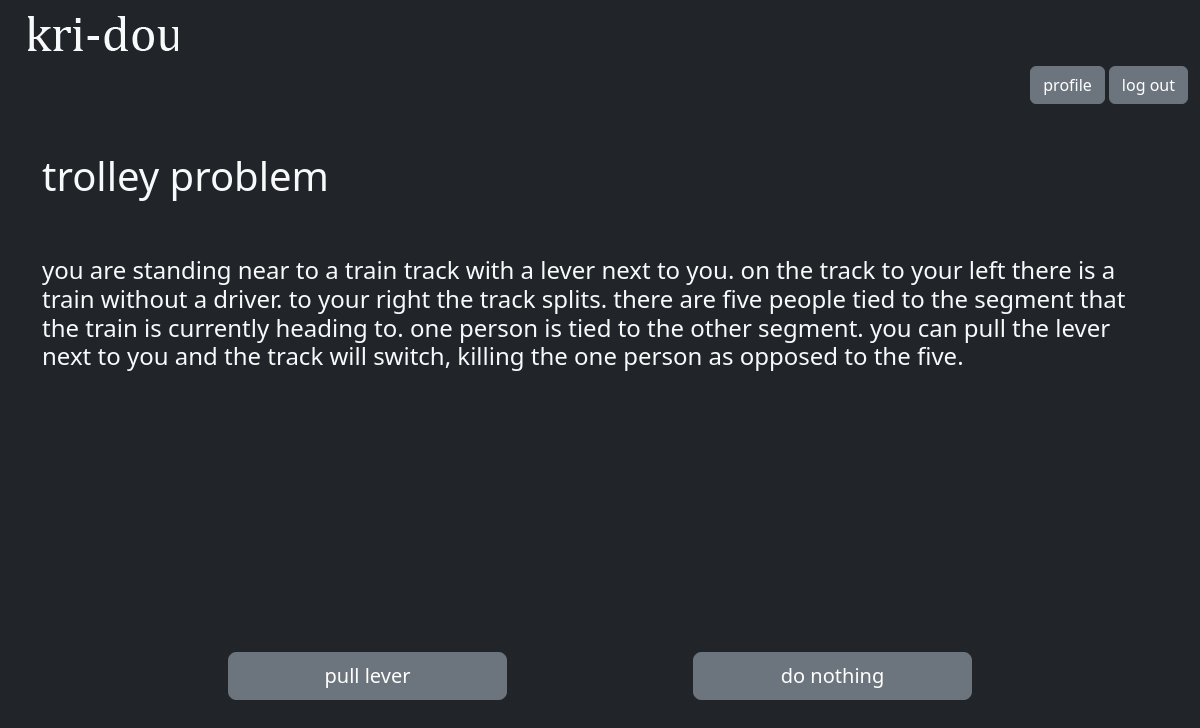
The page /ponder (signed in) on the database its author committed.
### app/models.py (models this page shows, shortened)
class Dilemma(db.Model):
    id = db.Column(db.Integer, primary_key=True)
    title = db.Column(db.String(50), nullable=False)
    description = db.Column(db.String, nullable=False)
    choice_a = db.Column(db.String(25), nullable=False)
    choice_b = db.Column(db.String(25), nullable=False)
    c_score = db.Column(db.Float, nullable=False, default=0)
    d_score = db.Column(db.Float, nullable=False, default=0)
    v_score = db.Column(db.Float, nullable=False, default=0)
    n_score = db.Column(db.Float, nullable=False, default=0)

### app/routes.py (the view)
@app.route('/ponder', methods=["GET", "POST"])
@login_required
def ponder():
    if current_user.last_dilemma > db.session.query(Dilemma).count():
        dilemma = Dilemma.query.filter_by(id=1).first()
    else:
        dilemma = Dilemma.query.filter_by(id=current_user.last_dilemma).first()
    if request.method == 'POST':
        if 'choice_a' in request.form:
            current_user.c_score += dilemma.c_score
            current_user.d_score += dilemma.d_score
            current_user.v_score += dilemma.v_score
            current_user.n_score += dilemma.n_score
        if 'choice_b' in request.form:
            current_user.c_score -= dilemma.c_score
            current_user.d_score -= dilemma.d_score
            current_user.v_score -= dilemma.v_score
            current_user.n_score -= dilemma.n_score
        current_user.last_dilemma += 1
        db.session.commit()
        return redirect('/ponder')
    else:
        return render_template('ponder.html', dilemma=dilemma)

### app/models.py (called while the page is built)
@login.user_loader
def load_user(user_id):
    return db.session.get(User, user_id)

### app/templates/ponder.html (shortened to what this page needs)
{% extends 'base.html' %}
{% block header %}
        <div class="d-flex justify-content-end me-2">
            <form action="{{ url_for('profile') }}">
                <button type="submit" class="btn btn-secondary me-1">profile</button>
            </form>
            <form action="{{ url_for('logout') }}">
                <button type="submit" class="btn btn-secondary me-1">log out</button>
            </form>
        </div>
{% endblock header %}
{% block content %}
    <div class="container text-light d-flex flex-column h-100 justify-content-center">
        <div class="row mt-5"><h1>{{ dilemma.title }}</h1></div>
        <div class="row mt-5 h-50 align-self-center"><h4>{{ dilemma.description }}</h4></div>
        <div class="row mt-5 mb-auto">
            <form method="post" class="d-flex justify-content-evenly">
                <input type="submit" value="{{ dilemma.choice_a }}" name="choice_a" class="btn btn-secondary btn-lg w-25"></input>
                <input type="submit" value="{{ dilemma.choice_b }}" name="choice_b" class="btn btn-secondary btn-lg w-25"></input>
            </form>
        </div>
    </div>
{% endblock content %}

### app/templates/base.html (shortened to what this page needs)
<!DOCTYPE html>
<html lang="en">
<head>
    <link rel="stylesheet" href="https://cdn.jsdelivr.net/npm/bootstrap@5.3.1/dist/css/bootstrap.min.css">
    <link rel="stylesheet" href="{{ url_for('static', filename='css/style.css') }}">
</head>
<body class="bg-dark container-fluid d-flex flex-column">
    {% include 'nav.html' %}
    <div class="row">
        <div class="col p-0">
            {% block header %}
            {% endblock header %}
        </div>
    </div>
    <div class="row flex-grow-1">
        <div class="col">
            {% block content %}
            {% endblock content %}
        </div>
    </div>
</body>
</html>

### app/templates/nav.html (shortened to what this page needs)
<nav class="navbar navbar-expand-lg container-fluid">
    <div class="col-7 bg-* m-0">
        <a href="{{ url_for('index') }}" class="navbar-brand p-3"><img src="{{ url_for('static', filename='images/kri-dou_logo.png') }}"></a>
    </div>
</nav>

### app/static/css/style.css (style rules this page uses)
body { height: 100vh; }

### rows shown on the page
Dilemma: title "trolley problem", description "you are standing near to a train track with a lever next to you. on the track to your left there is a train without a driver. to your right the track splits. there are five people tied to the segment that the train is currently heading to. one person is tied to the other segment. you can pull the lever next to you and the track will switch, killing the one person as opposed to the five.", choice_a "pull lever", choice_b "do nothing"
